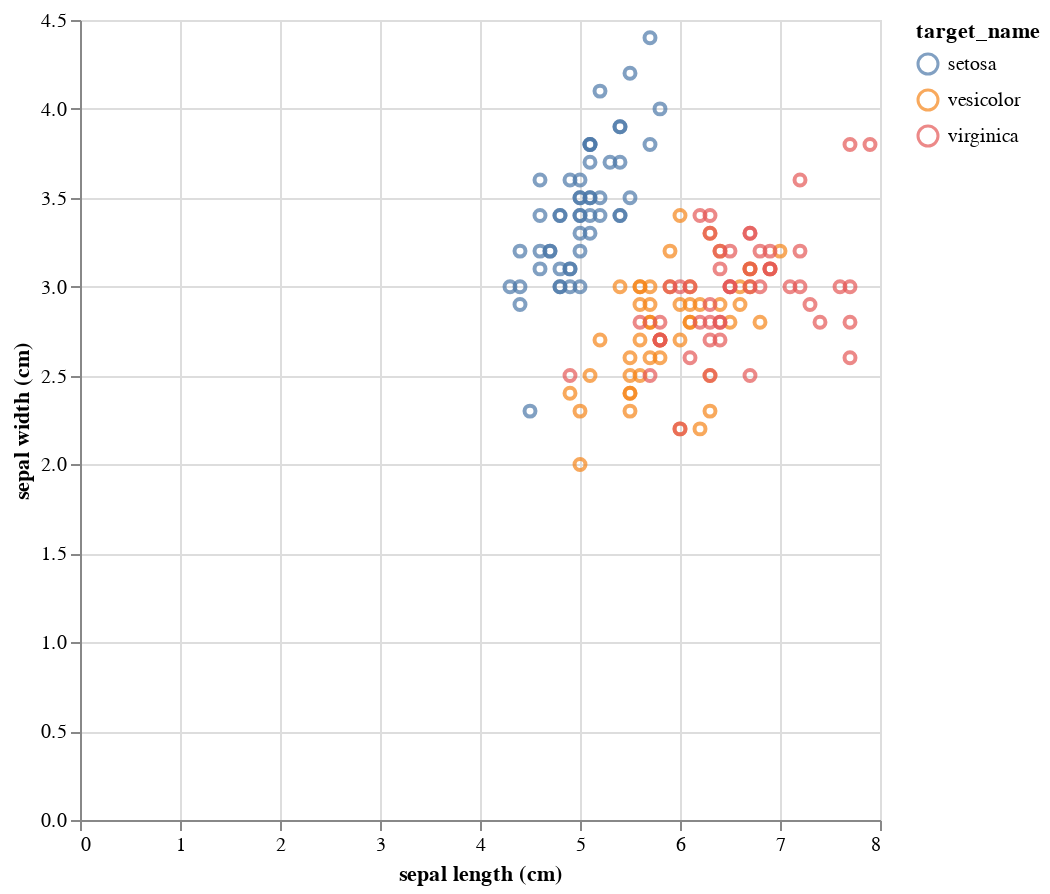

This figure's notebook cell:
### Code cell
scatter = alt.Chart(df_iris).mark_point().encode(
    x='sepal length (cm)',
    y='sepal width (cm)',
    color='target_name'
)
scatter.properties(
    width=400,
    height=400
).interactive()

### Figure 1 — Vega-Lite specification as saved in the notebook (floating-point values rounded to 4 significant figures; data arrays with more than 128 entries replaced by an {"elided": "..."} marker saying what was removed)
{"config": {"view": {"continuousWidth": 300, "continuousHeight": 300}}, "data": {"name": "data-78b08c1e8eb706c2ba580f277f803895"}, "mark": {"type": "point"}, "encoding": {"color": {"field": "target_name", "type": "nominal"}, "x": {"field": "sepal length (cm)", "type": "quantitative"}, "y": {"field": "sepal width (cm)", "type": "quantitative"}}, "height": 400, "params": [{"name": "param_3", "select": {"type": "interval", "encodings": ["x", "y"]}, "bind": "scales"}], "width": 400, "$schema": "https://vega.github.io/schema/vega-lite/v5.20.1.json", "datasets": {"data-78b08c1e8eb706c2ba580f277f803895": {"elided": "150 records"}}}
